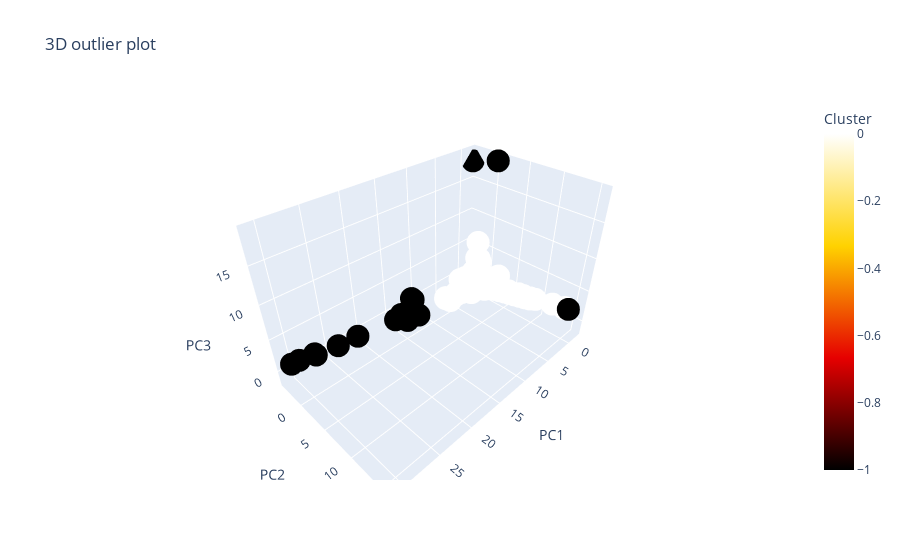

Write notebook code for a chart like this one.
### Code cell
# plot using 3D PCA
pca = PCA(n_components=3, random_state=22, svd_solver='full') 
data_encoded_pca = pca.fit_transform(data_encoded)

# DataFrame untuk plot
df_plot = pd.DataFrame(data_encoded_pca, columns=['PC1', 'PC2', 'PC3'])
df_plot['Cluster'] = cluster

fig = px.scatter_3d(data_frame=df_plot, x='PC1', y='PC2', z='PC3',
            color='Cluster', color_continuous_scale=px.colors.sequential.Hot, title='3D outlier plot')
fig.show();

### Figure 1 — Plotly figure (JSON) as saved in the notebook; plotly's stock layout.template omitted (floating-point values rounded to 4 significant figures; data arrays with more than 128 entries replaced by an {"elided": "..."} marker saying what was removed)
{"data": [{"hovertemplate": "PC1=%{x}<br>PC2=%{y}<br>PC3=%{z}<br>Cluster=%{marker.color}<extra></extra>", "legendgroup": "", "marker": {"color": {"elided": "10202 int values"}, "coloraxis": "coloraxis", "symbol": "circle"}, "mode": "markers", "name": "", "scene": "scene", "showlegend": false, "type": "scatter3d", "x": {"elided": "10202 float values"}, "y": {"elided": "10202 float values"}, "z": {"elided": "10202 float values"}}], "layout": {"coloraxis": {"colorbar": {"title": {"text": "Cluster"}}, "colorscale": [[0, "rgb(0,0,0)"], [0.3333, "rgb(230,0,0)"], [0.6667, "rgb(255,210,0)"], [1, "rgb(255,255,255)"]]}, "legend": {"tracegroupgap": 0}, "scene": {"domain": {"x": [0, 1], "y": [0, 1]}, "xaxis": {"title": {"text": "PC1"}}, "yaxis": {"title": {"text": "PC2"}}, "zaxis": {"title": {"text": "PC3"}}}, "title": {"text": "3D outlier plot"}}}
